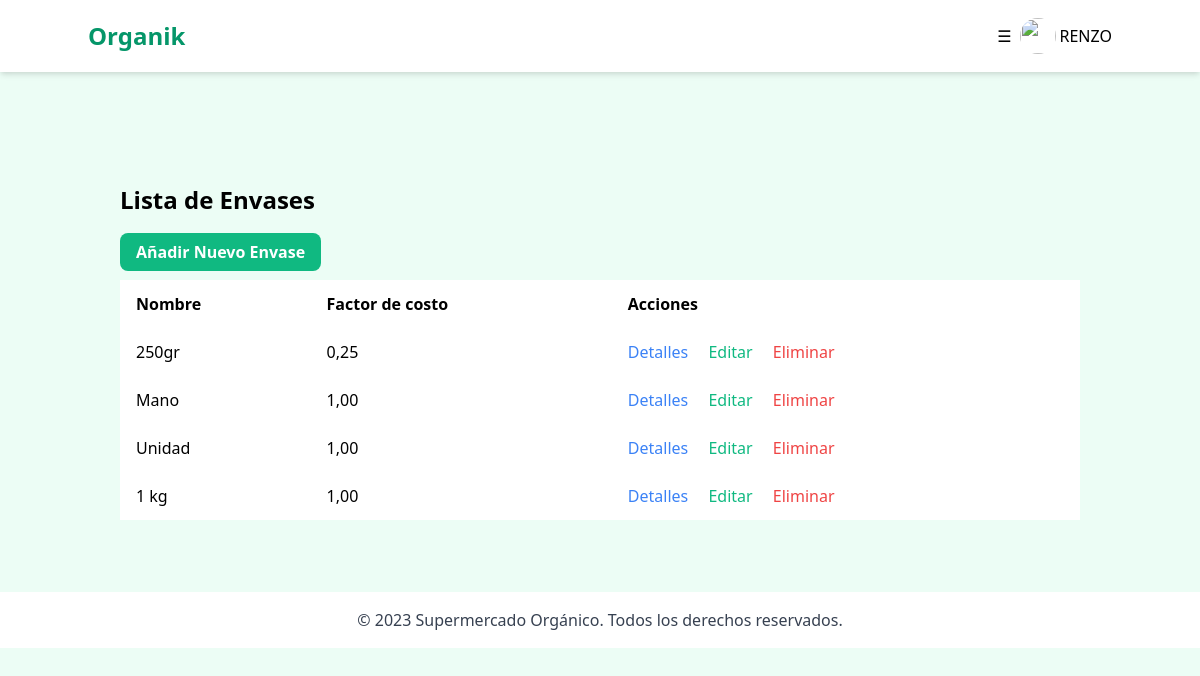
Page /administracion/envase/ (signed in) on the earlier database version.
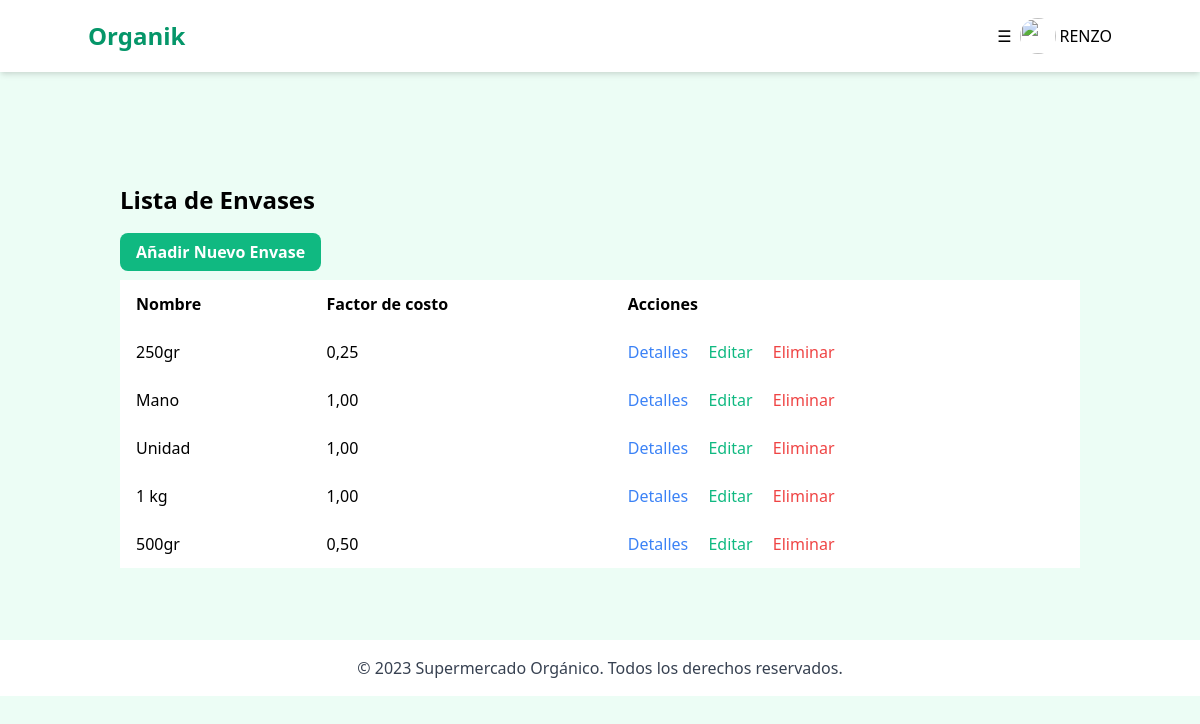
Same page on the later database version.
### marketapp/models.py (models this page shows, shortened)
class Envase(models.Model):
    nombre = models.CharField(max_length=50, verbose_name="Nombre del envase")
    valor = models.DecimalField(
        max_digits=5, decimal_places=2, verbose_name="Factor de costo"
    )

### marketapp/views.py (the view)
# urls.py: path('envase/', EnvaseAdminListView.as_view(), name='admin_envase_list'),
class EnvaseAdminListView(ListView):
    model = Envase
    template_name = 'marketapp/admin/envase/list.html'
    context_object_name = 'envases'

### marketapp/templates/marketapp/admin/envase/list.html
{% extends "marketapp/admin/adminIndex.html" %}
{% block contenido %}
<div class="container mx-auto mt-10 p-4">
    <h2 class="text-2xl font-bold mb-6">Lista de Envases</h2>
    <div class="mb-4">
        <a href="{% url 'administracion:admin_envase_create' %}" class="bg-green-500 hover:bg-green-600 text-white font-bold py-2 px-4 rounded-lg">Añadir Nuevo Envase</a>
    </div>
    <table class="min-w-full bg-white">
        <thead>
            <tr>
                <th class="text-left py-3 px-4">Nombre</th>
                <th class="text-left py-3 px-4">Factor de costo</th>
                <th class="text-left py-3 px-4">Acciones</th>
            </tr>
        </thead>
        <tbody>
            {% for envase in envases %}
            <tr>
                <td class="py-3 px-4">{{ envase.nombre }}</td>
                <td class="py-3 px-4">{{ envase.valor }}</td>
                <td class="py-3 px-4">
                    <a href="{% url 'administracion:admin_envase_detail' envase.id %}" class="text-blue-500 hover:text-blue-600">Detalles</a>
                    <a href="{% url 'administracion:admin_envase_edit' envase.id %}" class="text-green-500 hover:text-green-600 ml-4">Editar</a>
                    <a href="{% url 'administracion:admin_envase_delete' envase.id %}" class="text-red-500 hover:text-red-600 ml-4">Eliminar</a>
                </td>
            </tr>
            {% endfor %}
        </tbody>
    </table>
</div>
{% endblock %}

Differences in the rows shown:
added Envase: nombre "500gr", valor "0,50"
